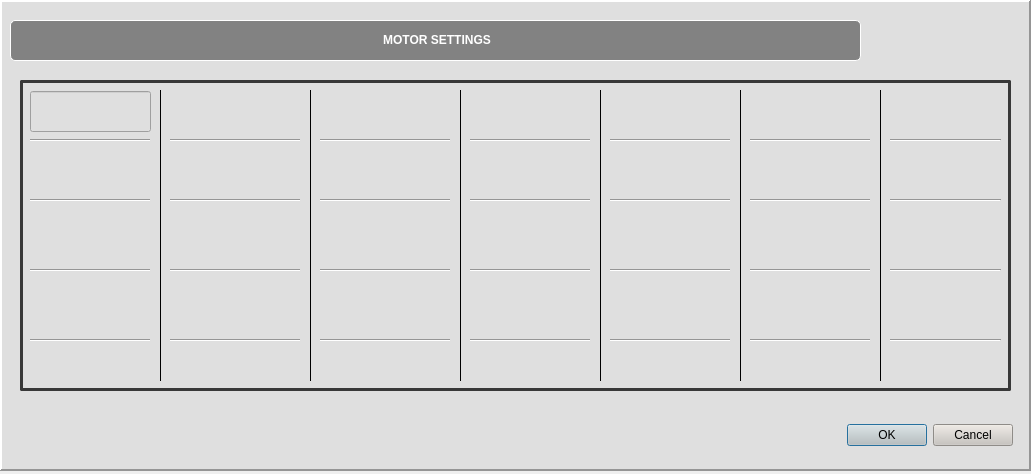
<?xml version="1.0" encoding="UTF-8"?>
<ui version="4.0">
 <class>paramWindow</class>
 <widget class="QWidget" name="paramWindow">
  <property name="geometry">
   <rect>
    <x>0</x>
    <y>0</y>
    <width>1031</width>
    <height>474</height>
   </rect>
  </property>
  <property name="windowTitle">
   <string>ParameterSettings</string>
  </property>
  <property name="windowIcon">
   <iconset>
    <normaloff>Robot.ico</normaloff>Robot.ico</iconset>
  </property>
  <widget class="QFrame" name="setting_frame">
   <property name="geometry">
    <rect>
     <x>0</x>
     <y>0</y>
     <width>1031</width>
     <height>471</height>
    </rect>
   </property>
   <property name="sizePolicy">
    <sizepolicy hsizetype="Preferred" vsizetype="Preferred">
     <horstretch>0</horstretch>
     <verstretch>0</verstretch>
    </sizepolicy>
   </property>
   <property name="styleSheet">
    <string notr="true">
background-color: rgb(223, 223, 223);</string>
   </property>
   <property name="frameShape">
    <enum>QFrame::Panel</enum>
   </property>
   <property name="frameShadow">
    <enum>QFrame::Raised</enum>
   </property>
   <property name="lineWidth">
    <number>2</number>
   </property>
   <property name="midLineWidth">
    <number>0</number>
   </property>
   <widget class="QLabel" name="label_39">
    <property name="geometry">
     <rect>
      <x>10</x>
      <y>20</y>
      <width>851</width>
      <height>41</height>
     </rect>
    </property>
    <property name="styleSheet">
     <string notr="true">background-color: rgb(130, 130, 130);
font: 75 14pt &quot;Arial&quot; bold;
color: rgb(255, 255, 255);
border: 1px solid rgb(255, 255, 255);
border-radius: 5px</string>
    </property>
    <property name="text">
     <string>&lt;html&gt;&lt;head/&gt;&lt;body&gt;&lt;p align=&quot;center&quot;&gt;&lt;span style=&quot; font-weight:600;&quot;&gt;MOTOR SETTINGS&lt;/span&gt;&lt;/p&gt;&lt;/body&gt;&lt;/html&gt;</string>
    </property>
   </widget>
   <widget class="QDialogButtonBox" name="buttonBox">
    <property name="geometry">
     <rect>
      <x>820</x>
      <y>410</y>
      <width>193</width>
      <height>50</height>
     </rect>
    </property>
    <property name="styleSheet">
     <string notr="true">background-color: rgb(200, 196, 190);
</string>
    </property>
    <property name="standardButtons">
     <set>QDialogButtonBox::Cancel|QDialogButtonBox::Ok</set>
    </property>
   </widget>
   <widget class="Line" name="line">
    <property name="geometry">
     <rect>
      <x>20</x>
      <y>80</y>
      <width>991</width>
      <height>311</height>
     </rect>
    </property>
    <property name="styleSheet">
     <string notr="true">border: 3px solid  rgb(56, 56, 56);
border-radius: 2px</string>
    </property>
    <property name="orientation">
     <enum>Qt::Horizontal</enum>
    </property>
   </widget>
   <widget class="Line" name="line_2">
    <property name="geometry">
     <rect>
      <x>30</x>
      <y>130</y>
      <width>971</width>
      <height>20</height>
     </rect>
    </property>
    <property name="orientation">
     <enum>Qt::Horizontal</enum>
    </property>
   </widget>
   <widget class="Line" name="line_3">
    <property name="geometry">
     <rect>
      <x>30</x>
      <y>190</y>
      <width>971</width>
      <height>20</height>
     </rect>
    </property>
    <property name="orientation">
     <enum>Qt::Horizontal</enum>
    </property>
   </widget>
   <widget class="Line" name="line_4">
    <property name="geometry">
     <rect>
      <x>30</x>
      <y>260</y>
      <width>971</width>
      <height>20</height>
     </rect>
    </property>
    <property name="orientation">
     <enum>Qt::Horizontal</enum>
    </property>
   </widget>
   <widget class="Line" name="line_5">
    <property name="geometry">
     <rect>
      <x>30</x>
      <y>330</y>
      <width>971</width>
      <height>20</height>
     </rect>
    </property>
    <property name="orientation">
     <enum>Qt::Horizontal</enum>
    </property>
   </widget>
   <widget class="Line" name="line_6">
    <property name="enabled">
     <bool>true</bool>
    </property>
    <property name="geometry">
     <rect>
      <x>300</x>
      <y>90</y>
      <width>20</width>
      <height>291</height>
     </rect>
    </property>
    <property name="frameShadow">
     <enum>QFrame::Plain</enum>
    </property>
    <property name="orientation">
     <enum>Qt::Vertical</enum>
    </property>
   </widget>
   <widget class="Line" name="line_7">
    <property name="enabled">
     <bool>true</bool>
    </property>
    <property name="geometry">
     <rect>
      <x>450</x>
      <y>90</y>
      <width>20</width>
      <height>291</height>
     </rect>
    </property>
    <property name="frameShadow">
     <enum>QFrame::Plain</enum>
    </property>
    <property name="orientation">
     <enum>Qt::Vertical</enum>
    </property>
   </widget>
   <widget class="Line" name="line_8">
    <property name="enabled">
     <bool>true</bool>
    </property>
    <property name="geometry">
     <rect>
      <x>590</x>
      <y>90</y>
      <width>20</width>
      <height>291</height>
     </rect>
    </property>
    <property name="frameShadow">
     <enum>QFrame::Plain</enum>
    </property>
    <property name="orientation">
     <enum>Qt::Vertical</enum>
    </property>
   </widget>
   <widget class="Line" name="line_9">
    <property name="enabled">
     <bool>true</bool>
    </property>
    <property name="geometry">
     <rect>
      <x>730</x>
      <y>90</y>
      <width>20</width>
      <height>291</height>
     </rect>
    </property>
    <property name="frameShadow">
     <enum>QFrame::Plain</enum>
    </property>
    <property name="orientation">
     <enum>Qt::Vertical</enum>
    </property>
   </widget>
   <widget class="Line" name="line_10">
    <property name="enabled">
     <bool>true</bool>
    </property>
    <property name="geometry">
     <rect>
      <x>870</x>
      <y>90</y>
      <width>20</width>
      <height>291</height>
     </rect>
    </property>
    <property name="frameShadow">
     <enum>QFrame::Plain</enum>
    </property>
    <property name="orientation">
     <enum>Qt::Vertical</enum>
    </property>
   </widget>
   <widget class="Line" name="line_11">
    <property name="enabled">
     <bool>true</bool>
    </property>
    <property name="geometry">
     <rect>
      <x>150</x>
      <y>90</y>
      <width>20</width>
      <height>291</height>
     </rect>
    </property>
    <property name="frameShadow">
     <enum>QFrame::Plain</enum>
    </property>
    <property name="orientation">
     <enum>Qt::Vertical</enum>
    </property>
   </widget>
   <widget class="QLineEdit" name="lineEdit">
    <property name="geometry">
     <rect>
      <x>30</x>
      <y>91</y>
      <width>121</width>
      <height>41</height>
     </rect>
    </property>
   </widget>
  </widget>
 </widget>
 <resources/>
 <connections/>
</ui>
